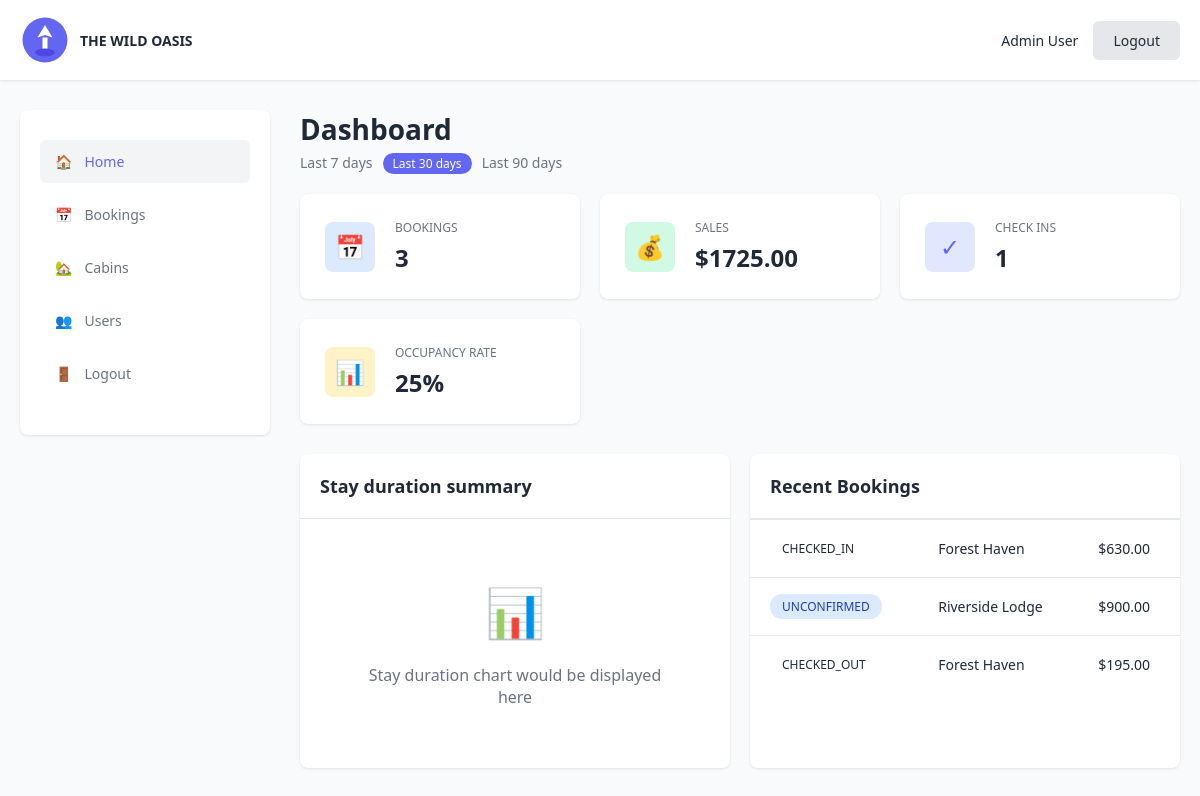
The page /admin/dashboard (signed in) on the database its author committed.
### tables this page shows
CREATE TABLE bookings (
    id INTEGER PRIMARY KEY AUTOINCREMENT,
    user_id INTEGER NOT NULL,
    cabin_id INTEGER NOT NULL,
    check_in DATE NOT NULL,
    check_out DATE NOT NULL,
    num_nights INTEGER NOT NULL,
    num_guests INTEGER NOT NULL,
    observations TEXT,
    breakfast_included BOOLEAN DEFAULT 0,
    total_price REAL NOT NULL,
    status TEXT NOT NULL DEFAULT 'unconfirmed', -- 'unconfirmed', 'checked_in', 'checked_out', 'cancelled'
    created_at TIMESTAMP DEFAULT CURRENT_TIMESTAMP,
    FOREIGN KEY (user_id) REFERENCES users (id),
    FOREIGN KEY (cabin_id) REFERENCES cabins (id)
);

CREATE TABLE cabins (
    id INTEGER PRIMARY KEY AUTOINCREMENT,
    name TEXT NOT NULL,
    cabin_number TEXT UNIQUE NOT NULL,
    capacity INTEGER NOT NULL,
    price_per_night REAL NOT NULL,
    description TEXT,
    amenities TEXT,
    image_url TEXT,
    created_at TIMESTAMP DEFAULT CURRENT_TIMESTAMP
);

### app.py (the view)
@app.route('/admin/dashboard')
@admin_required
def admin_dashboard():
    db = get_db()
    total_bookings = db.execute('SELECT COUNT(*) as count FROM bookings').fetchone()['count']
    total_sales = db.execute('SELECT SUM(total_price) as total FROM bookings WHERE status != "cancelled"').fetchone()['total'] or 0
    check_ins = db.execute('SELECT COUNT(*) as count FROM bookings WHERE status = "checked_in"').fetchone()['count']
    today = datetime.now().date()
    todays_arrivals = db.execute('''
        SELECT b.*, c.name as cabin_name, u.name as guest_name, u.email as guest_email
        FROM bookings b
        JOIN cabins c ON b.cabin_id = c.id
        JOIN users u ON b.user_id = u.id
        WHERE DATE(b.check_in) = ? AND b.status = "unconfirmed"
        ORDER BY b.check_in
    ''', (today,)).fetchall()
    recent_bookings = db.execute('''
        SELECT b.*, c.name as cabin_name, u.name as guest_name
        FROM bookings b
        JOIN cabins c ON b.cabin_id = c.id
        JOIN users u ON b.user_id = u.id
        ORDER BY b.created_at DESC
        LIMIT 10
    ''').fetchall()
    total_cabins = db.execute('SELECT COUNT(*) as count FROM cabins').fetchone()['count']
    occupied_cabins = db.execute('''
        SELECT COUNT(DISTINCT cabin_id) as count
        FROM bookings
        WHERE status = "checked_in" OR status = "unconfirmed"
    ''').fetchone()['count']
    occupancy_rate = (occupied_cabins / total_cabins * 100) if total_cabins > 0 else 0
    return render_template('admin_dashboard.html',
                         total_bookings=total_bookings,
                         total_sales=total_sales,
                         check_ins=check_ins,
                         occupancy_rate=occupancy_rate,
                         todays_arrivals=todays_arrivals,
                         recent_bookings=recent_bookings)

### app.py (called while the page is built)
def get_db():
    db = sqlite3.connect(DATABASE)
    db.row_factory = sqlite3.Row
    return db

def admin_required(f):
    @wraps(f)
    def decorated_function(*args, **kwargs):
        if 'user_id' not in session or session.get('role') != 'admin':
            flash('Access denied. Admin privileges required.')
            return redirect(url_for('login'))
        return f(*args, **kwargs)
    return decorated_function

### templates/admin_dashboard.html (shortened to what this page needs)
{% extends "base.html" %}
{% block content %}
<div class="layout">
    <aside class="sidebar">
        <ul class="sidebar-menu">
            <li><a href="{{ url_for('admin_dashboard') }}" class="active">
                <span>🏠</span> Home
            </a></li>
            <li><a href="{{ url_for('admin_bookings') }}">
                <span>📅</span> Bookings
            </a></li>
            <li><a href="{{ url_for('admin_cabins') }}">
                <span>🏡</span> Cabins
            </a></li>
            <li><a href="{{ url_for('admin_users') }}">
                <span>👥</span> Users
            </a></li>
            <li><a href="{{ url_for('logout') }}">
                <span>🚪</span> Logout
            </a></li>
        </ul>
    </aside>
    <main class="main-content">
        <div style="margin-bottom: 20px;">
            <h1 style="font-size: 28px; color: #1f2937; margin-bottom: 5px;">Dashboard</h1>
            <div style="display: flex; gap: 10px; font-size: 14px;">
                <span style="color: #6b7280;">Last 7 days</span>
                <span style="background-color: #6366f1; color: white; padding: 2px 10px; border-radius: 12px; font-size: 12px;">Last 30 days</span>
                <span style="color: #6b7280;">Last 90 days</span>
            </div>
        </div>
        <div class="stats-grid">
            <div class="stat-card">
                <div class="stat-icon blue">📅</div>
                <div class="stat-info">
                    <h3>BOOKINGS</h3>
                    <div class="value">{{ total_bookings }}</div>
                </div>
            </div>
            <div class="stat-card">
                <div class="stat-icon green">💰</div>
                <div class="stat-info">
                    <h3>SALES</h3>
                    <div class="value">${{ "%.2f"|format(total_sales) }}</div>
                </div>
            </div>
            <div class="stat-card">
                <div class="stat-icon purple">✓</div>
                <div class="stat-info">
                    <h3>CHECK INS</h3>
                    <div class="value">{{ check_ins }}</div>
                </div>
            </div>
            <div class="stat-card">
                <div class="stat-icon yellow">📊</div>
                <div class="stat-info">
                    <h3>OCCUPANCY RATE</h3>
                    <div class="value">{{ "%.0f"|format(occupancy_rate) }}%</div>
                </div>
            </div>
        </div>
        <div class="grid grid-2">
            <div class="card">
                <div class="card-header">
                    <h2>Stay duration summary</h2>
                </div>
                <div class="card-body">
                    <div style="text-align: center; padding: 40px; color: #6b7280;">
                        <div style="font-size: 48px; margin-bottom: 20px;">📊</div>
                        <p>Stay duration chart would be displayed here</p>
                    </div>
                </div>
            </div>
            <div class="card">
                <div class="card-header">
                    <h2>Recent Bookings</h2>
                </div>
                <div class="card-body" style="padding: 0;">
                    <table>
                        <tbody>
                            {% for booking in recent_bookings %}
                            <tr>
                                <td>
                                    <span class="badge badge-{{ booking['status'] }}">{{ booking['status'].upper() }}</span>
                                </td>
                                <td>{{ booking['cabin_name'] }}</td>
                                <td>${{ "%.2f"|format(booking['total_price']) }}</td>
                            </tr>
                            {% endfor %}
                        </tbody>
                    </table>
                </div>
            </div>
        </div>
    </main>
</div>
{% endblock %}

### templates/base.html (style rules this page uses)
* { margin: 0; padding: 0; box-sizing: border-box; }
body { font-family: 'Segoe UI', Tahoma, Geneva, Verdana, sans-serif; background-color: #f9fafb; color: #1f2937; }
.layout { display: flex; gap: 30px; max-width: 1200px; margin: 0 auto; padding: 0 20px; }
.sidebar { width: 250px; background-color: #ffffff; padding: 30px 20px; border-radius: 8px; box-shadow: 0 1px 3px rgba(0, 0, 0, 0.1); height: fit-content; }
.sidebar-menu { list-style: none; }
.sidebar-menu li { margin-bottom: 10px; }
.sidebar-menu a { display: flex; align-items: center; gap: 12px; padding: 12px 15px; color: #6b7280; text-decoration: none; border-radius: 6px; transition: all 0.2s; font-size: 14px; }
.sidebar-menu a:hover, .sidebar-menu a.active { background-color: #f3f4f6; color: #6366f1; }
.main-content { flex: 1; }
.stats-grid { display: grid; grid-template-columns: repeat(auto-fit, minmax(250px, 1fr)); gap: 20px; margin-bottom: 30px; }
.stat-card { background-color: #ffffff; padding: 25px; border-radius: 8px; box-shadow: 0 1px 3px rgba(0, 0, 0, 0.1); display: flex; align-items: center; gap: 20px; }
.stat-icon { width: 50px; height: 50px; border-radius: 8px; display: flex; align-items: center; justify-content: center; font-size: 24px; }
.stat-icon.blue { background-color: #dbeafe; color: #2563eb; }
.stat-icon.green { background-color: #d1fae5; color: #059669; }
.stat-icon.purple { background-color: #e0e7ff; color: #6366f1; }
.stat-icon.yellow { background-color: #fef3c7; color: #f59e0b; }
.stat-info h3 { font-size: 12px; color: #6b7280; font-weight: 500; margin-bottom: 5px; }
.stat-info .value { font-size: 24px; font-weight: 700; color: #1f2937; }
table { width: 100%; border-collapse: collapse; }
td { padding: 16px 20px; border-top: 1px solid #e5e7eb; font-size: 14px; color: #1f2937; }
.badge { padding: 4px 12px; border-radius: 12px; font-size: 12px; font-weight: 500; display: inline-block; }
.badge-unconfirmed { background-color: #dbeafe; color: #1e40af; }
.card { background-color: #ffffff; border-radius: 8px; box-shadow: 0 1px 3px rgba(0, 0, 0, 0.1); overflow: hidden; margin-bottom: 20px; }
.card-header { padding: 20px; border-bottom: 1px solid #e5e7eb; }
.card-header h2 { font-size: 18px; font-weight: 600; color: #1f2937; }
.card-body { padding: 20px; }
.grid { display: grid; gap: 20px; }
.grid-2 { grid-template-columns: repeat(2, 1fr); }

### rows shown on the page
bookings: status "CHECKED_IN", cabin_name "Forest Haven", total_price "630.00"
bookings: status "UNCONFIRMED", cabin_name "Riverside Lodge", total_price "900.00"
bookings: status "CHECKED_OUT", cabin_name "Forest Haven", total_price "195.00"

### other values the page prints
{{ session.name }} "Admin User"
{{ total_bookings }} "3"
{{ "%.2f"|format(total_sales) }} "1725.00"
{{ check_ins }} "1"
{{ "%.0f"|format(occupancy_rate) }} "25"
